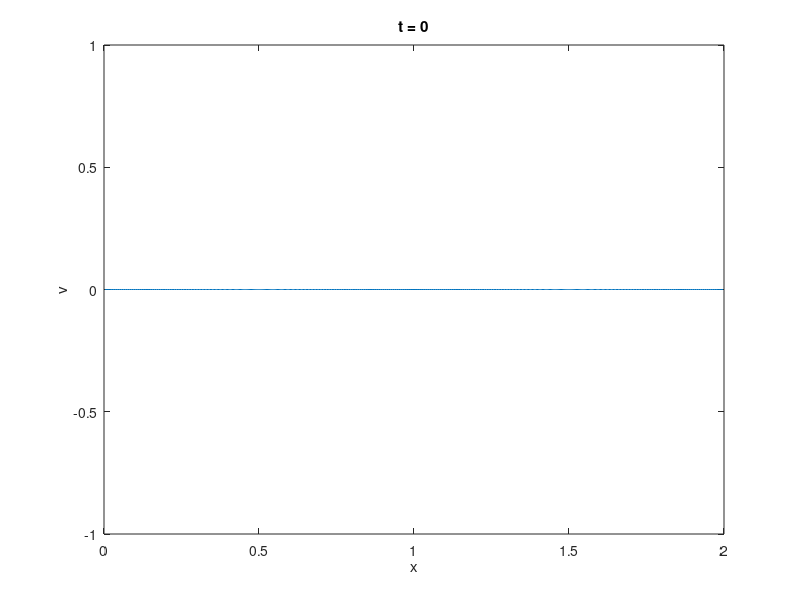
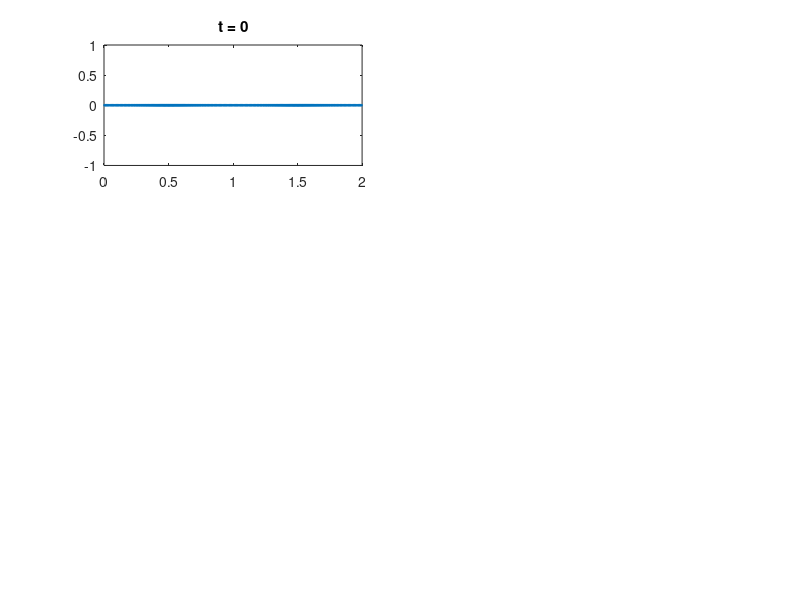

The MATLAB source for these figures, in order: (Note: this script raises an error after producing the figures.)
% function cold_plasma
clear all
minX = 0;
maxX = 2;


N = 200; 
vmin= -1; vmax = 1;
epsilon = 0.05;
delta = 0.04;
% pho_bar = 1;
omega_0 = 1;

tol = 0.05;



dt = 0.04;
t_final = 20;
Nstep = t_final/dt; 

dx = 1/N; 

% Initialize alpha, x and t
alpha = zeros(1,N);
for i = 1:N
    alpha(i) = (i-0.5)/N;
end
x = zeros(1,2*N);
v = zeros(1,2*N);
for i = 1:N
    x(i) = alpha(i) + epsilon*sin(2*pi*alpha(i));
    x(i+N) = x(i)+1;
    v(i) = 0;
    v(i+N) = v(i);
end

str = sprintf('t = %0.5g',0);
figure(1); plot(x,v); 
xlabel('x'); ylabel('v'); title(str); axis([ minX maxX vmin vmax])

  figure(2); subplot(3,2,1); plot(x,v,'-o','MarkerSize',1.25);axis([ minX maxX vmin vmax])
  title('t = 0');
  part = 1;
 

for step = 1:Nstep
    for i = 1:N
        x_dd = 0;
        a = 0; pho_bar = 0;
        for j = 2:2:(N-1)
            x_dd = x_dd - k(x(i),x(j),delta)* omega_0*(1/N);
            a = a+ ((-0.5*((1-x(j))^2+delta^2)^0.5)-(-0.5*((0-x(j))^2+delta^2)^0.5))*omega_0*(1/N);
            pho_bar = pho_bar + (0.5*(1-x(j))/((1-x(j))^2+delta^2)^0.5- 0.5*(0-x(j))/((0-x(j))^2+delta^2)^0.5)*omega_0*(1/N);
        end
        x_dd = x_dd + pho_bar *(x(i)-0.5) - a;
        
%       use rk4 with dt = 0.04

        v(i) = v(i) + dt* x_dd;
        v(i+N) = v(i+ N) + dt*x_dd;
        x(i) = x(i) + dt*v(i);
        x(i+N) = x(i+N) + dt*v(i+N);
    end
  str = sprintf('t = %0.5g',step*dt);
  figure(1); plot(x,v); 
  xlabel('x'); ylabel('v'); title(str); axis([ minX maxX vmin vmax])
  
%     if step == 100 || step == 200 || step == 300 || step == 400 || step == 500
    if step == 400 || step == 800 || step == 1200 || step == 1600 || step == 2000
      figure(2);subplot(3,2,1+part); plot(x,v,'-o','MarkerSize',1.25);axis([ minX maxX vmin vmax])
      time = step*dt;
      title(sprintf('t = %.2f', time));
      part = part+1;
    end
    
%   check if need insert
    for i = 1:2:N-2
        d1 = ((x(i)-x(i+2))^2+(v(i)-v(i+2))^2)^0.5;
        d2 = dist2(x(i),v(i),x(i+2),v(i+2),x(i+1),v(i+1));
        if d1 > tol || d2 > tol 
            N = N+2;
            p = polyfit(x(i:i+2),v(i:i+2),2);
 
            x_new = zeros(1,2*(N+2));
            x_new(1:i) = x(1:i);
            x_new(i+1) = abs(x(i+1)+x(i))/2;
            x_new(i+2) = x(i+1);
            x_new(i+3) = abs(x(i+1)+x(i+2))/2;
            x_new(i+4:N+2) = x(i+2:N);
            x_new(N+3:2*(N+2)) = x_new(1:N+2)+1;
            
            x = x_new;
            
            v_new = zeros(1,2*(N+2));
            v_new(1:i) = v(1:i);
            v_new(i+1) = polyval(p,abs(x(i+1)+x(i))/2);
            v_new(i+2) = v(i+1);
            v_new(i+3) = polyval(p,abs(x(i+1)+x(i+2))/2);
            v_new(i+4:N+2) = v(i+2:N);
            v_new(N+3:2*(N+2)) = v_new(1:N+2);
            
            v = v_new;
        end  
    end
end


function weight = k(x,y,delta)
    weight = 1/2*(x-y)/((x-y)^2+delta^2)^0.5;
end

function dist = dist2(x1,v1,x2,v2,x3,v3)
    numerator = abs((x2-x1)*(v1-v3)-(x1-x3)*(v2-v1));
    denominator = sqrt((x2-x1)^2+(v2-v1)^2);
    dist = numerator ./ denominator;
end

    